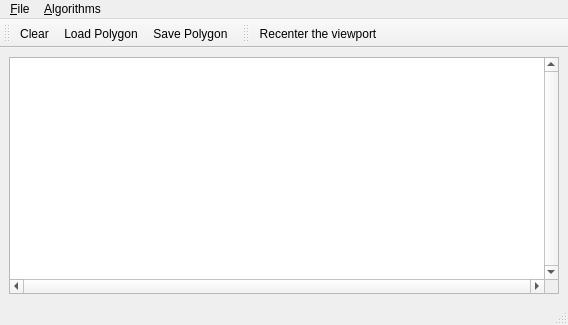
<ui version="4.0" >
 <author>GeometryFactory</author>
 <class>Polygon_2</class>
 <widget class="QMainWindow" name="Polygon_2" >
  <property name="geometry" >
   <rect>
    <x>0</x>
    <y>0</y>
    <width>568</width>
    <height>325</height>
   </rect>
  </property>
  <property name="windowTitle" >
   <string>CGAL 2D Polygon</string>
  </property>
  <property name="windowIcon" >
   <iconset resource="../resources/CGAL.qrc" >
    <normaloff>:/cgal/logos/cgal_icon</normaloff>:/cgal/logos/cgal_icon</iconset>
  </property>
  <widget class="QWidget" name="centralwidget" >
   <layout class="QHBoxLayout" >
    <item>
     <widget class="QSplitter" name="splitter" >
      <property name="orientation" >
       <enum>Qt::Horizontal</enum>
      </property>
      <widget class="QGraphicsView" name="graphicsView" >
       <property name="sizePolicy" >
        <sizepolicy vsizetype="Expanding" hsizetype="Expanding" >
         <horstretch>2</horstretch>
         <verstretch>0</verstretch>
        </sizepolicy>
       </property>
       <property name="focusPolicy" >
        <enum>Qt::StrongFocus</enum>
       </property>
       <property name="verticalScrollBarPolicy" >
        <enum>Qt::ScrollBarAlwaysOn</enum>
       </property>
       <property name="horizontalScrollBarPolicy" >
        <enum>Qt::ScrollBarAlwaysOn</enum>
       </property>
       <property name="transformationAnchor" >
        <enum>QGraphicsView::NoAnchor</enum>
       </property>
      </widget>
     </widget>
    </item>
   </layout>
  </widget>
  <widget class="QStatusBar" name="statusbar" />
  <widget class="QToolBar" name="fileToolBar" >
   <property name="windowTitle" >
    <string>File Tools</string>
   </property>
   <attribute name="toolBarArea" >
    <enum>TopToolBarArea</enum>
   </attribute>
   <attribute name="toolBarBreak" >
    <bool>false</bool>
   </attribute>
   <addaction name="actionClear" />
   <addaction name="actionLoadPolygon" />
   <addaction name="actionSavePolygon" />
  </widget>
  <widget class="QToolBar" name="toolBar" >
   <property name="windowTitle" >
    <string>Visualization Tools</string>
   </property>
   <attribute name="toolBarArea" >
    <enum>TopToolBarArea</enum>
   </attribute>
   <attribute name="toolBarBreak" >
    <bool>false</bool>
   </attribute>
   <addaction name="actionRecenter" />
  </widget>
  <widget class="QMenuBar" name="menubar" >
   <property name="geometry" >
    <rect>
     <x>0</x>
     <y>0</y>
     <width>568</width>
     <height>19</height>
    </rect>
   </property>
   <widget class="QMenu" name="menuFile" >
    <property name="title" >
     <string>&amp;File</string>
    </property>
    <addaction name="separator" />
    <addaction name="actionClear" />
    <addaction name="actionLoadPolygon" />
    <addaction name="actionSavePolygon" />
    <addaction name="separator" />
    <addaction name="actionQuit" />
   </widget>
   <widget class="QMenu" name="menuTools" >
    <property name="title" >
     <string>&amp;Algorithms</string>
    </property>
    <addaction name="separator" />
    <addaction name="actionRecenter" />
    <addaction name="actionYMonotonePartition" />
    <addaction name="actionApproximateConvexPartition" />
    <addaction name="actionOptimalConvexPartition" />
    <addaction name="actionInnerSkeleton" />
    <addaction name="actionOuterOffset" />
    <addaction name="actionLinearLeastSquaresFitting" />
    <addaction name="actionLinearLeastSquaresFittingOfSegments" />
   </widget>
   <addaction name="menuFile" />
   <addaction name="menuTools" />
  </widget>
  <action name="actionAbout" >
   <property name="text" >
    <string>&amp;About</string>
   </property>
  </action>
  <action name="actionAboutCGAL" >
   <property name="text" >
    <string>About &amp;CGAL</string>
   </property>
  </action>
  <action name="actionQuit" >
   <property name="text" >
    <string>&amp;Quit</string>
   </property>
   <property name="shortcut" >
    <string>Ctrl+Q</string>
   </property>
  </action>
  <action name="actionClear" >
   <property name="icon" >
    <iconset resource="../icons/File.qrc" >
     <normaloff>:/cgal/fileToolbar/fileNew.png</normaloff>:/cgal/fileToolbar/fileNew.png</iconset>
   </property>
   <property name="text" >
    <string>&amp;Clear</string>
   </property>
   <property name="shortcut" >
    <string>Ctrl+C</string>
   </property>
  </action>
  <action name="actionLoadPolygon" >
   <property name="icon" >
    <iconset resource="../icons/File.qrc" >
     <normaloff>:/cgal/fileToolbar/fileOpen.png</normaloff>:/cgal/fileToolbar/fileOpen.png</iconset>
   </property>
   <property name="text" >
    <string>&amp;Load Polygon</string>
   </property>
   <property name="shortcut" >
    <string>Ctrl+L</string>
   </property>
  </action>
  <action name="actionSavePolygon" >
   <property name="icon" >
    <iconset resource="../icons/File.qrc" >
     <normaloff>:/cgal/fileToolbar/fileSave.png</normaloff>:/cgal/fileToolbar/fileSave.png</iconset>
   </property>
   <property name="text" >
    <string>&amp;Save Polygon</string>
   </property>
   <property name="shortcut" >
    <string>Ctrl+S</string>
   </property>
  </action>
  <action name="actionRecenter" >
   <property name="icon" >
    <iconset resource="../icons/Input.qrc" >
     <normaloff>:/cgal/Input/zoom-best-fit</normaloff>:/cgal/Input/zoom-best-fit</iconset>
   </property>
   <property name="text" >
    <string>Re&amp;center the viewport</string>
   </property>
   <property name="shortcut" >
    <string>Ctrl+R</string>
   </property>
  </action>
  <action name="actionYMonotonePartition" >
   <property name="text" >
    <string>Y-monotone Partition</string>
   </property>
  </action>
  <action name="actionCreateInputPolygon" >
   <property name="checkable" >
    <bool>true</bool>
   </property>
   <property name="text" >
    <string>Create Input Polygon</string>
   </property>
  </action>
  <action name="actionInnerSkeleton" >
   <property name="text" >
    <string>Inner Skeleton</string>
   </property>
  </action>
  <action name="actionOuterOffset" >
   <property name="text" >
    <string>Outer Offset</string>
   </property>
  </action>
  <action name="actionOptimalConvexPartition" >
   <property name="text" >
    <string>Optimal Convex Partition</string>
   </property>
  </action>
  <action name="actionApproximateConvexPartition" >
   <property name="text" >
    <string>Approximate Convex Partition</string>
   </property>
  </action>
  <action name="actionLinearLeastSquaresFitting" >
   <property name="text" >
    <string>Linear Least Squares Fitting of Points</string>
   </property>
  </action>
  <action name="actionLinearLeastSquaresFittingOfSegments" >
   <property name="text" >
    <string>Linear Least Squares Fitting of Segments</string>
   </property>
  </action>
 </widget>
 <resources>
  <include location="Polygon_2.qrc" />
  <include location="../icons/File.qrc" />
  <include location="../resources/CGAL.qrc" />
  <include location="../icons/Input.qrc" />
 </resources>
 <connections/>
</ui>
